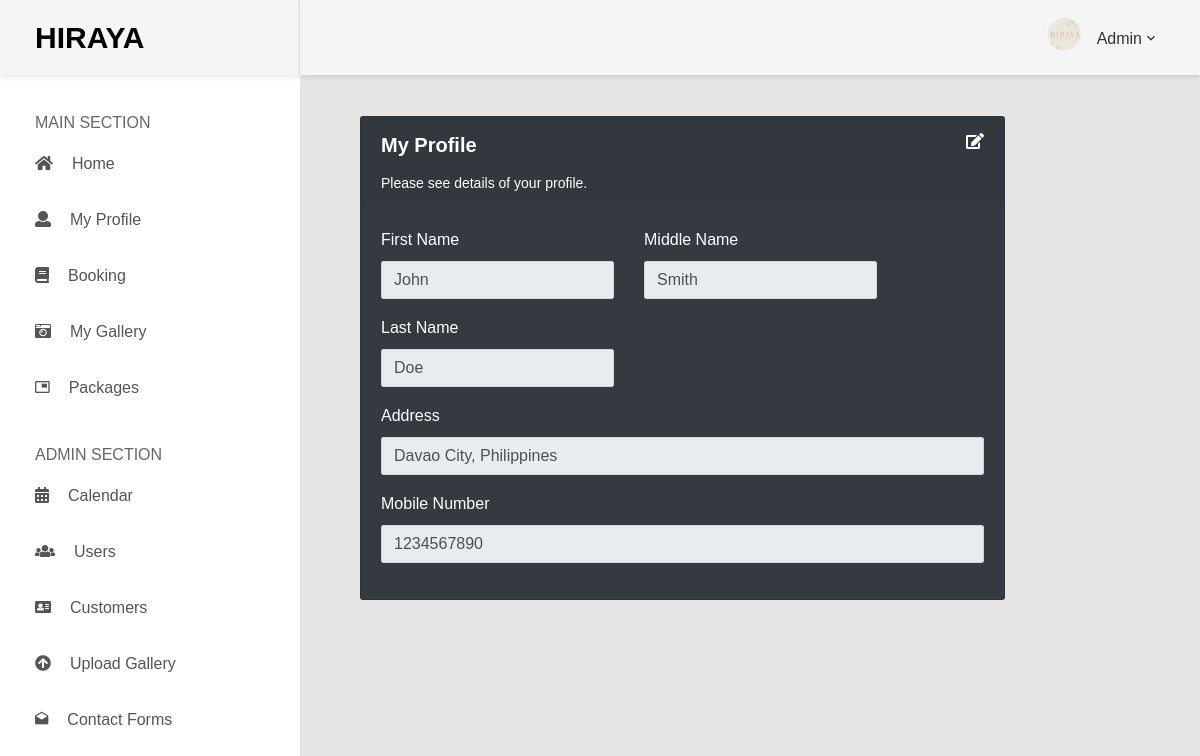
The app's page /profile.php (signed in) with its own data.
### tables this page shows
CREATE TABLE `customers` (
  `customer_id` int(11) NOT NULL,
  `user_id` int(11) NOT NULL,
  `firstName` varchar(100) NOT NULL,
  `middleName` varchar(100) NOT NULL,
  `lastName` varchar(100) NOT NULL,
  `address` varchar(225) NOT NULL,
  `mobileNum` varchar(50) NOT NULL,
  `date_created` timestamp NOT NULL DEFAULT current_timestamp(),
  `date_updated` timestamp NOT NULL DEFAULT current_timestamp() ON UPDATE current_timestamp()
);

### profile.php (the view, shortened to what this page needs)
<?php
    require('server.php');
    $user_id = $_SESSION['user_id'];
    $query1 = "SELECT * from customers WHERE user_id=$user_id";
    $sql1 = mysqli_query($connection, $query1);
    $row = mysqli_fetch_assoc($sql1);
?>
<!DOCTYPE html>
<html lang="en">
<head>
    <link href="css/font-face.css" rel="stylesheet" media="all">
    <link href="dashboardassets/vendor/" rel="stylesheet" media="all">
    <link href="dashboardassets/vendor/font-awesome-5/css/fontawesome-all.min.css" rel="stylesheet" media="all">
    <link href="dashboardassets/vendor/mdi-font/css/material-design-iconic-font.min.css" rel="stylesheet" media="all">
    <link href="dashboardassets/vendor/bootstrap-4.1/bootstrap.min.css" rel="stylesheet" media="all">
    <link href="dashboardassets/vendor/animsition/animsition.min.css" rel="stylesheet" media="all">
    <link href="dashboardassets/vendor/bootstrap-progressbar/bootstrap-progressbar-3.3.4.min.css" rel="stylesheet" media="all">
    <link href="dashboardassets/vendor/wow/animate.css" rel="stylesheet" media="all">
    <link href="dashboardassets/vendor/css-hamburgers/hamburgers.min.css" rel="stylesheet" media="all">
    <link href="dashboardassets/vendor/slick/slick.css" rel="stylesheet" media="all">
    <link href="dashboardassets/vendor/select2/select2.min.css" rel="stylesheet" media="all">
    <link href="dashboardassets/vendor/perfect-scrollbar/perfect-scrollbar.css" rel="stylesheet" media="all">
    <link href="dashboardassets/css/theme.css" rel="stylesheet" media="all">
</head>
<body>
    <div class="page-wrapper">
        <?php include '_sidebar.php'; ?>
        <div class="page-container">
        <?php include '_headerDesktop.php'; ?>
        <div class="main-content">
            <div class="section__content section__content--p30">
                <div class="container-fluid">
                    <div class="row">
                        <div class="col-md-12">
                            <?php if($_SESSION['user_id'] == $row['user_id']) { ?>
                                <div class="col-lg-10">
                                    <div class="card bg-dark text-white">
                                        <form action="profile-update.php" method="POST">
                                        <div class="card-header" style="display: flex; justify-content: space-between;">
                                            <div>
                                                <strong style="font-size:20px;">My Profile</strong>
                                                <p class="m-t-10" style="font-size:14px;">Please see details of your profile.</p>
                                            </div>
                                            <div>
                                                <button name="edit" type="submit" class="item text-white" data-toggle="tooltip" data-placement="top" title="Edit">
                                                    <i class="fa fa-edit"></i>
                                                </button>
                                            </div>
                                        </div>
                                        <div class="card-body card-block">
                                                <div class="input-group">
                                                    <div class="form-group" style="margin-right: 30px;">
                                                        <label for="firstName" class="form-control-label">First Name</label>
                                                        <input type="text" name="firstName" id="firstName" class="form-control" value="<?php echo $row['firstName']; ?>" readonly>
                                                    </div>
                                                    <div class="form-group" style="margin-right: 30px;">
                                                        <label for="middleName" class="form-control-label">Middle Name</label>
                                                        <input type="text" name="middleName" id="middleName" class="form-control" value="<?php echo $row['middleName']; ?>" readonly>
                                                    </div>
                                                    <div class="form-group" style="margin-right: 30px;">
                                                        <label for="lastName" class="form-control-label">Last Name</label>
                                                        <input type="text" name="lastName" id="lastName" class="form-control" value="<?php echo $row['lastName']; ?>" readonly>
                                                    </div>
                                                </div>
                                                <div class="form-group">
                                                    <label for="address" class="form-control-label">Address</label>
                                                    <input type="text" name="address" id="address" class="form-control"" value="<?php echo $row['address']; ?>" readonly>
                                                </div>
                                                <div class="form-group">
                                                    <label for="mobileNum" class="form-control-label">Mobile Number</label>
                                                    <input type="text" name="mobileNum" id="mobileNum"  class="form-control" value="<?php echo $row['mobileNum']; ?>" readonly>
                                                </div>
                                            </form>
                                        </div>
                                    </div>
                                </div>
                            <?php } ?>
                        </div>
                    </div>
                </div>
            </div>
        </div>
        </div>
</body>
</html>

### records on screen
customers: firstName "John", middleName "Smith", lastName "Doe", address "Davao City, Philippines", mobileNum "1234567890"

### other values on screen
$_SESSION['accessRole'] "Admin"
